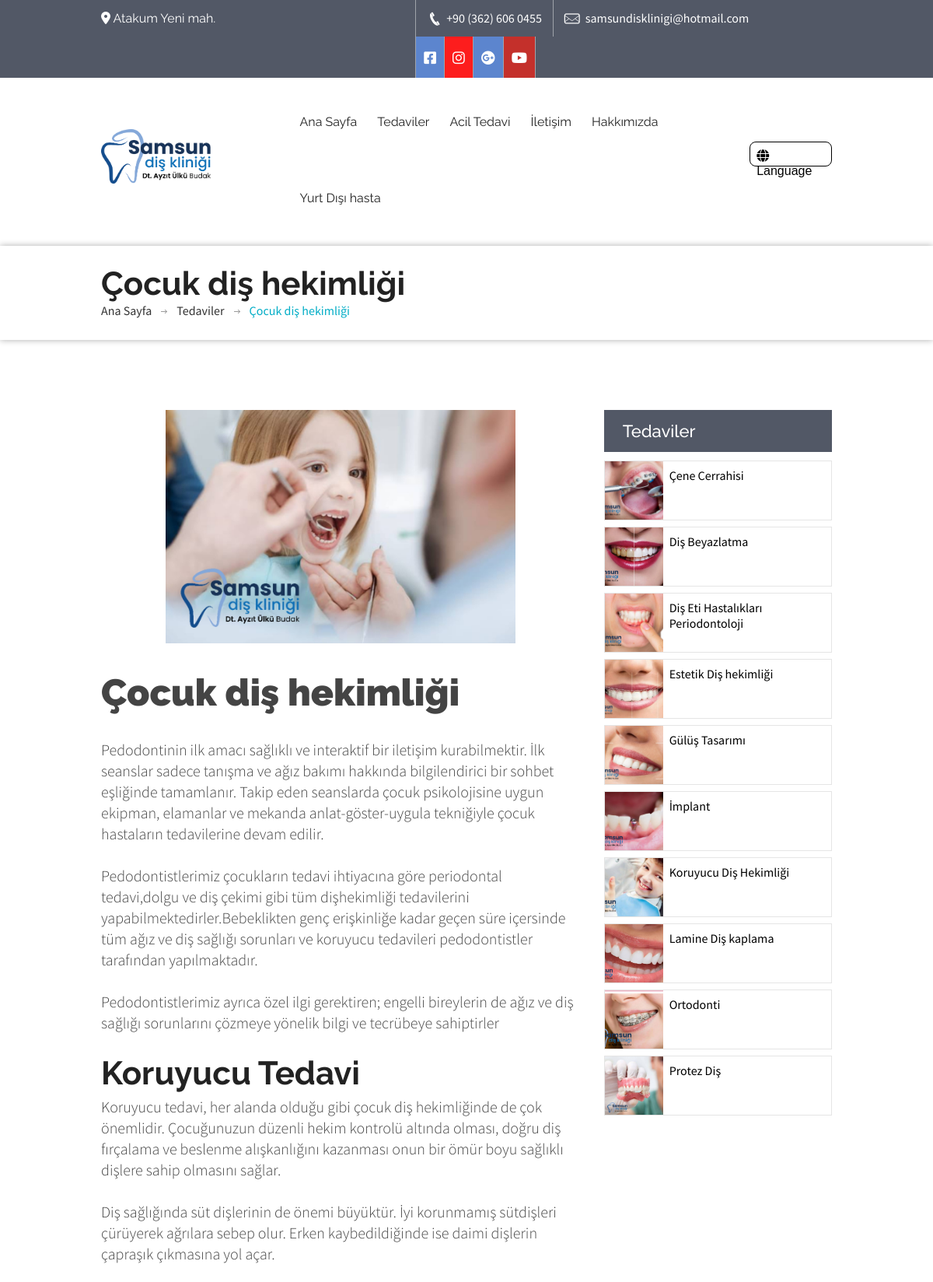
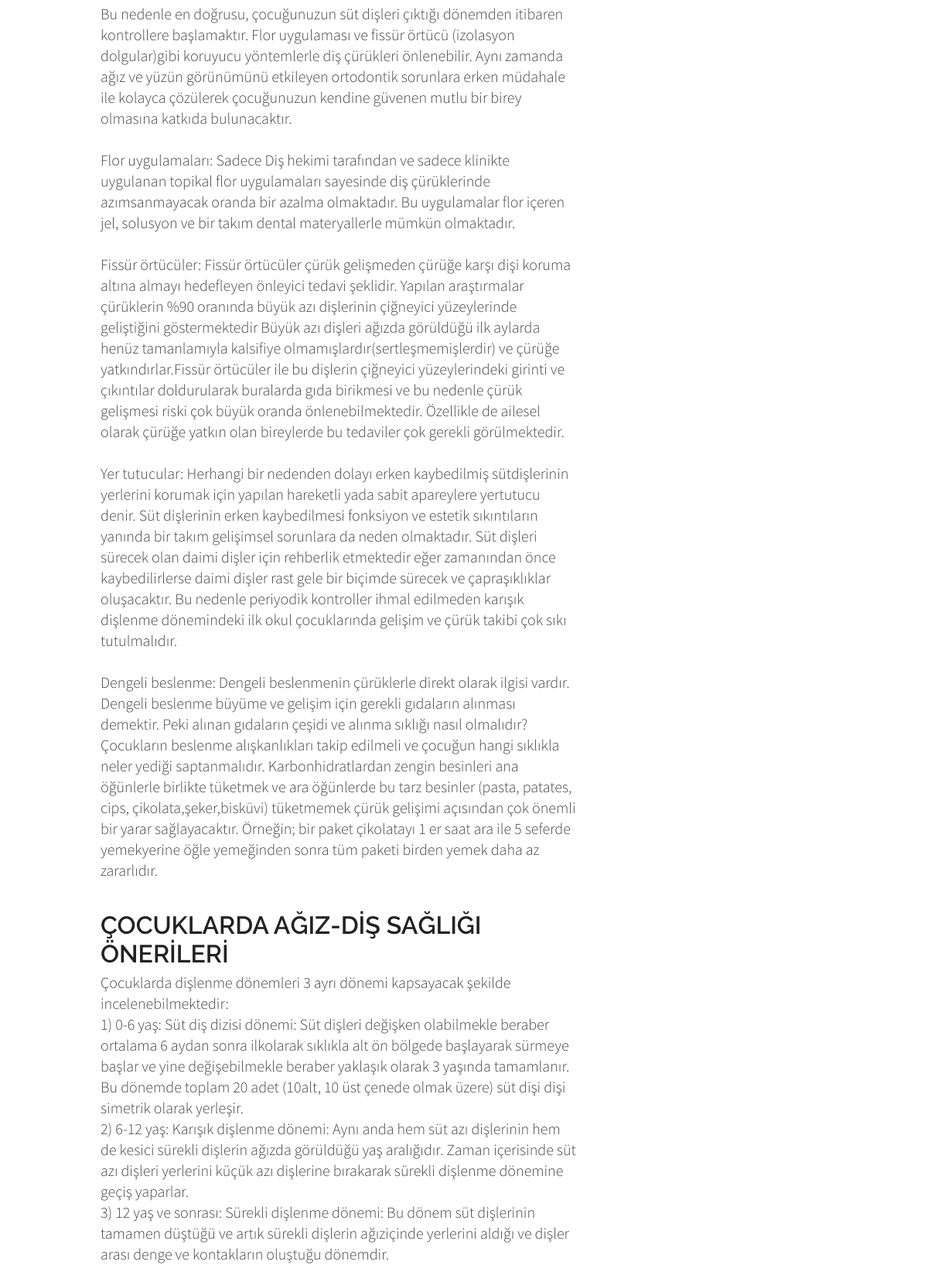
/service/cocuk-dis-hekimligi/ (upper part), run on the app's committed database (2 pictures, top to bottom).
### clinic/models.py (models this page shows, shortened)
class Media(models.Model):
    name = models.CharField(max_length=25)
    icon_markdown = models.CharField(max_length=250)
    hex_icon_color = models.CharField(max_length=10,default="#5c85ce")
    link = models.TextField()

class CustomPage(models.Model):
    menu_name = models.CharField(max_length=50)
    title = models.CharField(max_length=50)
    slug = models.SlugField(max_length=250,unique=True)
    content = models.TextField()
    image = models.ImageField(upload_to='custom_pages/images')
    show_image = models.BooleanField(default=True)
    banner = models.ImageField(upload_to='custom_pages/banners',null=True,blank=True)
    show_banner = models.BooleanField(default=False)
    show_services_sidebar = models.BooleanField(default=True)
    show_in_header = models.BooleanField()
    show_in_footer = models.BooleanField()
    def get_absolute_url(self):
        return reverse('clinic:custom_page',args=[
            self.slug
        ])

class Service(models.Model):
    title = models.CharField(max_length=50)
    slug = models.SlugField(max_length=250,unique=True,null=True,blank=True)
    content = models.TextField()
    image = models.ImageField(upload_to='service')
    icon = models.ImageField(upload_to='service_icons',blank=True,null=True)
    def get_absolute_url(self):
        return reverse('clinic:service_detail',args=[
            self.slug
        ])

### clinic/views.py (the view)
# urls.py: path('service/<str:slug>/',views.service_detail,name='service_detail'),
def service_detail(request,slug):
	service = Service.objects.get(slug=slug)
	other_services = Service.objects.all().exclude(slug=slug)
	return render(request,'clinic/service_details.html',{
		'service':service,
		'other_services':other_services
	})

### clinic/templatetags/clinic_tags.py (called while the page is built)
@register.filter(name='markdown')
def markdown_format(text):
	return mark_safe(markdown.markdown(text))

@register.filter(name='get_const')
def get_const(const_name):
	return consts.__dict__.get(const_name,None)

@register.inclusion_tag('clinic/component/header_pages.html')
def show_header_pages(page):
	pages = CustomPage.objects.all().filter(show_in_header=True)
	return {
		'header_pages':pages,
		'current_page':page
	}

@register.inclusion_tag('clinic/component/header_services.html')
def show_header_services():
	services = Service.objects.all()
	return {
		'services':services
	}

@register.inclusion_tag('clinic/component/footer_pages.html')
def show_footer_pages():
	pages = CustomPage.objects.all().filter(show_in_footer=True)
	return {
		'footer_pages': pages,
	}

@register.inclusion_tag('clinic/component/services_sidebar.html')
def show_services_sidebar(services=None):
	if not services:
		services = Service.objects.all()
	return {
		'services':services,
	}

@register.inclusion_tag('clinic/component/media.html')
def show_media():
	media = Media.objects.all()
	return {
		'media':media
	}

### templates/clinic/service_details.html (shortened to what this page needs)
{% extends '../origin/base.html' %}
{% load static %}
{% load clinic_tags %}
{% block content %}
<div class="sub-banner">
   <div class="detail">
      <div class="container">
         <div class="row">
            <div class="col-md-12">
               <div class="paging">
                  <h2>{{ service.title }}</h2>
                  <ul>
                     <li><a href="index-2.html">Ana Sayfa</a></li>
                     <li><a href="#.">Tedaviler</a></li>
                     <li><a>{{ service.title }}</a></li>
                  </ul>
               </div>
            </div>
         </div>
      </div>
   </div>
</div>
<div class="content">
   <div class="news-posts">
      <div class="container" style="margin-bottom: 1em;">
         <div class="row">
            <div class="col-md-8">
               <div class="news-detail">
                  <img style="height: 300px; object-fit: contain;" src="{{ service.image.url }}" alt="">
                  <div class="detail">
                     <h1 style="font-size: 3em !important">{{ service.title }}</h1>
                     <p>
                        {{ service.content|markdown }}
                     </p>
                  </div>
               </div>
            </div>
            {% show_services_sidebar other_services %}
         </div>
      </div>
   </div>
</div>
{% endblock %}

### templates/clinic/component/media.html
{% load clinic_tags %}
<ul  class="social-icons">
	{% for media in media %}
		<li><a style="background: {{media.hex_icon_color}}" href="{{media.link}}" class="fb">{{media.icon_markdown|markdown}}</a></li>
	{% endfor %}
</ul>

### templates/clinic/component/header_pages.html
{% for page in header_pages %}
   <li class="{% if current_page.id == page.id and page %}item-select{% endif %}">
      <a href="{{ page.get_absolute_url }}">{{ page.menu_name }}</a>
   </li>
{% endfor %}

### templates/clinic/component/services_sidebar.html (shortened to what this page needs)
<div class="col-md-4">
   <div class="recent-posts">
      <h6 class="bar-title" style="margin-bottom: 0.5em">Tedaviler</h6>
      {% if services %}
         {% for service in services %}
            <div style="display: flex;margin-bottom: 0.5em; border: 1px solid rgba(0,0,0,0.1)">
               <a style="display: block;" href="{{ service.get_absolute_url }}"><img style="height: 75px; max-width: 75px; object-fit: cover;" src="{{ service.image.url }}" alt="service image"></a>
               <a style="padding: 0.5em;display: block; color: black !important; width: calc(100% - 75px)" href="{{ service.get_absolute_url }}" class="title">{{ service.title }}</a>
            </div>
         {% endfor %}
      {% else %}
         <p style="margin-top:1em">Şuanda mevcut tedavi yok :(</p>
      {% endif %}
   </div>
</div>

### static/css/medical-guide.css (style rules this page uses)
body { background:#fff; font-family: 'Source Sans Pro', sans-serif; color:#444444; }
* { margin:0px; padding:0px; }
h1 { font-weight: 900; font-family: 'Raleway', sans-serif; font-size:54px; }
h2 { font-weight: 700; font-size:42px; font-family: 'Raleway', sans-serif; color:#222222; }
h3 { text-transform:uppercase; font-weight: 300; font-size:32px; font-family: 'Raleway', sans-serif; }
h6 { font-weight: 600; font-size:22px; font-family: 'Raleway', sans-serif; }
p { font-family: 'Source Sans Pro', sans-serif; font-weight:300; font-size:20px; line-height: 27px; }
a { text-decoration:none; }
li { list-style:none; }
a { transition: background-color 0.5s ease; }
img { width:100%; }
.top-bar .get-touch ul { float:left; }
.top-bar .get-touch li { float:left; border-left: solid 1px #9fa3aa; }
.top-bar .get-touch li:last-child { border-right: none; }
.top-bar .social-icons li:last-child { border-right: solid 1px #9fa3aa; }
.top-bar .get-touch li a { color: #fff; padding: 13px 14px; float: left; }
.top-bar .get-touch li i { font-size:18px; }
.top-bar .get-touch .social-icons { float:left; }
.top-bar .get-touch .social-icons li a { padding:13px 10px; }
.header .nav li { float:left; padding: 11px 0; }
.header .nav li a { color:#333; font-family: 'Raleway', sans-serif; font-size: 16px; padding:12px 24px !important; }
.header2 .nav li a { padding: 42px 20px 28px 20px; }
.header2 .nav li { background: none; border-radius: 0; padding:46px 0 32px 0; }
.header2 .nav li a { color: #222; padding: 46px 20px 32px 20px; }
.content { margin:0 0 0 0; }
.sub-banner .detail { box-shadow: 0 0 8px 0 rgba(0, 0, 0, 0.32); padding:24px 0 28px 0; }
.sub-banner .detail ul li { float: left; background: url(../images/paging-arrow.png) no-repeat right 9px; padding: 0 20px 0 0; margin: 0 12px 0 0; }
.sub-banner .detail ul li:last-child { background:none; }
.sub-banner .detail ul li a { color:#333333; }
.news-posts { padding:90px 0 0 0; }
.news-posts h6.bar-title { background: #525866; font-weight: 500; color: #fff; padding: 14px 24px; display: block; }
.news-posts .news-detail { margin: 0 0 0 0; }
.news-posts .news-detail .detail { margin:35px 0 0 0; }
.news-posts .news-detail .detail h3 { color: #222222; font-weight: 600; text-transform: none; margin: 12px 0 0 0; }
.news-posts .news-detail .detail p { margin:5px 0 0 0; }
ul.resp-tabs-list, p { margin: 0px;padding: 0px; }

### static/css/default-color.css (style rules this page uses)
.sub-banner .detail ul li:last-child a { color:#02adc6; }

### static/css/dropmenu.css (style rules this page uses)
ul.wtf-menu li { display: block; position: relative; }

### static/css/custom.css (style rules this page uses)
body { top: 0px !important; }

### data on the page
CustomPage: menu_name "Acil Tedavi"
CustomPage: menu_name "İletişim"
CustomPage: menu_name "Hakkımızda"
CustomPage: menu_name "Yurt Dışı hasta"
Service: title "Çocuk diş hekimliği", image (picture), content "Pedodontinin ilk amacı sağlıklı ve interaktif bir iletişim kurabilmektir. İlk seanslar sadece tanışma ve ağız bakımı hakkında bilgilendirici bir sohbet eşliğinde tamamlanır. Takip eden seanslarda çocuk psikolojisine uygun ekipman, elamanlar ve mekanda anlat-göster-uygula tekniğiyle çocuk hastaların tedavilerine devam edilir. Pedodontistlerimiz çocukların tedavi ihtiyacına göre periodontal tedavi,dolgu ve diş çekimi gibi tüm dişhekimliği tedavilerini yapabilmektedirler.Bebeklikten genç erişkinliğe kadar geçen süre içersinde tüm ağız ve diş sağlığı sorunları ve koruyucu tedavileri pedodontistler tarafından yapılmaktadır. Pedodontistlerimiz ayrıca özel ilgi gerektiren; engelli bireylerin de…"
Service: image (picture), title "Çene Cerrahisi"
Service: image (picture), title "Diş Beyazlatma"
Service: image (picture), title "Diş Eti Hastalıkları Periodontoloji"
Service: image (picture), title "Estetik Diş hekimliği"
Service: image (picture), title "Gülüş Tasarımı"
Service: image (picture), title "İmplant"
Service: image (picture), title "Koruyucu Diş Hekimliği"
Service: image (picture), title "Lamine Diş kaplama"
Service: image (picture), title "Ortodonti"
Service: image (picture), title "Protez Diş"

### other printed values
{{ 'PHONE'|get_const }} "+90 (362) 606 0455"
{{ 'MAIL'|get_const }} "samsundisklinigi@hotmail.com"
